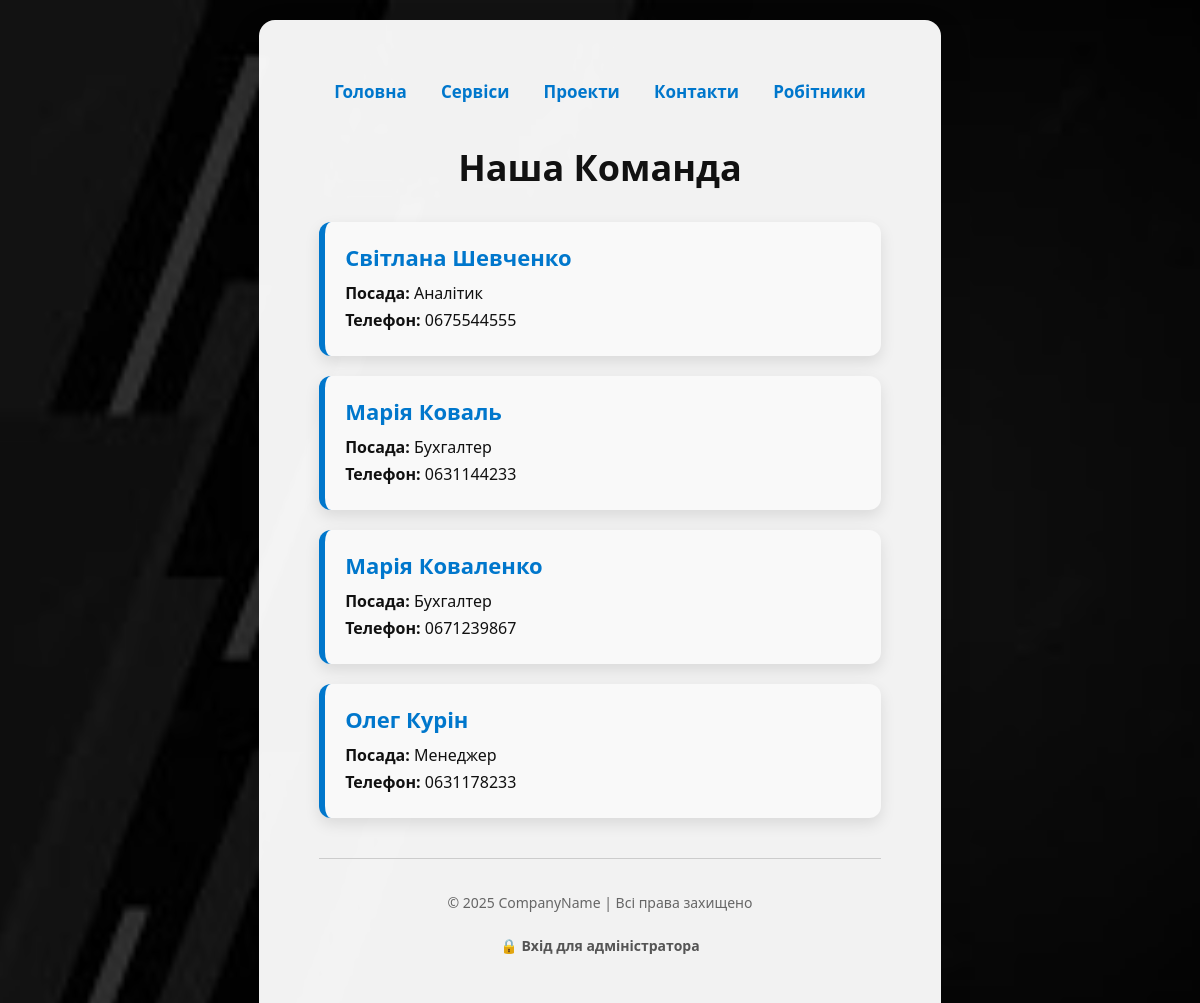
Page /workers/ on the committed database.
### main/models.py (models this page shows, shortened)
class Worker(models.Model):
    id = models.IntegerField('№', primary_key=True)
    name = models.CharField('Ім’я', max_length=20)
    surname = models.CharField('Прізвище', max_length=20)
    position = models.CharField('Посада', max_length=50)
    salary = models.DecimalField('Зарплата', max_digits=10, decimal_places=2)
    phone = models.CharField('Телефон', max_length=20)
    date_hired = models.DateField('Дата найму')
    is_active = models.BooleanField('Активний', default=False)

### main/views.py (the view)
# urls.py: path('workers/', views.show_workers, name='workers'),
def show_workers(request):
    all_workers = Worker.objects.all()
    return render(request, 'main/workers.html', {'workers': all_workers})

### main/templates/main/workers.html (shortened to what this page needs)
{% extends "layout.html" %}
{% block content %}
<h1>Наша Команда</h1>
<div class="workers-container">
    {% for worker in workers %}
        <div class="worker-card">
            <h2>{{ worker.name }} {{ worker.surname }}</h2>
            <p><strong>Посада:</strong> {{ worker.position }}</p>
            <p><strong>Телефон:</strong> {{ worker.phone }}</p>
        </div>
    {% empty %}
        <p>Немає працівників у базі.</p>
    {% endfor %}
</div>
{% endblock %}

### main/static/main/css/style.css (style rules this page uses)
body { font-family: system-ui, -apple-system, BlinkMacSystemFont, 'Segoe UI', Roboto, Oxygen, Ubuntu, Cantarell, 'Open Sans', 'Helvetica Neue', sans-serif; margin: 0; padding: 0; min-height: 100vh; display: flex; justify-content: center; align-items: center; text-align: center; color: white; background: url("../img/main_photo.jpg") no-repeat center center/cover; }
body::before { content: ""; position: fixed; top: 0; left: 0; width: 100%; height: 100%; background-color: rgba(0, 0, 0, 0.6); z-index: 0; }
h1 { font-size: 36px; margin-bottom: 30px; }
h2 { font-size: 24px; margin-bottom: 10px; }
.workers-container { display: grid; grid-template-columns: repeat(auto-fit, minmax(280px, 1fr)); gap: 20px; margin-top: 30px; }
.worker-card { background: #f9f9f9; border-left: 6px solid #0077cc; padding: 20px; border-radius: 12px; box-shadow: 0 6px 15px rgba(0,0,0,0.1); text-align: left; transition: transform 0.2s ease, box-shadow 0.2s ease; }
.worker-card h2 { margin: 0 0 10px; font-size: 22px; color: #0077cc; }
.worker-card p { margin: 5px 0; font-size: 16px; }

### rows in the picture
Worker: name "Світлана", surname "Шевченко", position "Аналітик", phone "0675544555"
Worker: name "Марія", surname "Коваль", position "Бухгалтер", phone "0631144233"
Worker: name "Марія", surname "Коваленко", position "Бухгалтер", phone "0671239867"
Worker: name "Олег", surname "Курін", position "Менеджер", phone "0631178233"
